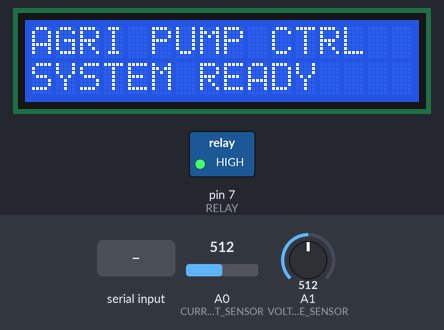
The sketch below on a simulated Arduino Uno, built with avr-gcc and run on an emulated ATmega328P. Shown: 16×2 character LCD, switched loads named in the sketch (green lamp = pin HIGH). The test bench sets the inputs (shaded band); at power-on: A0 (CURRENT_SENSOR) = 512, A1 (VOLTAGE_SENSOR) = 512. The modem accepts every AT command (registered, SIM ready, sends succeed) and sends nothing else; what the sketch prints to the serial monitor is not drawn.

Above: at 5.6 s.
5.7 s: "+DTMF: 1" received over the second serial link
At 6.4 s:
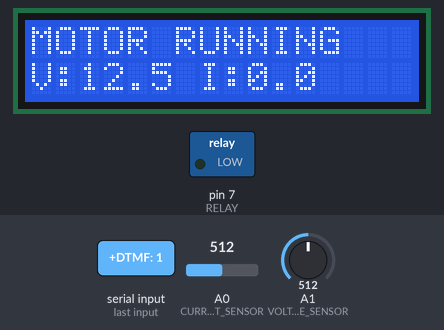
7.2 s: A0 (CURRENT_SENSOR) set to 716
At 8.1 s:
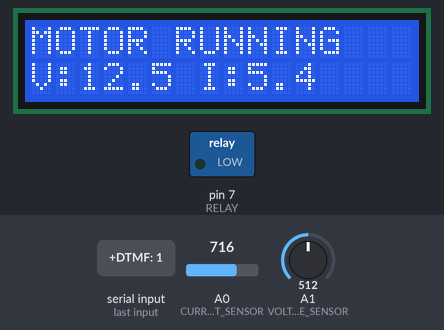
9.2 s: "RING" received over the second serial link
At 10.7 s:
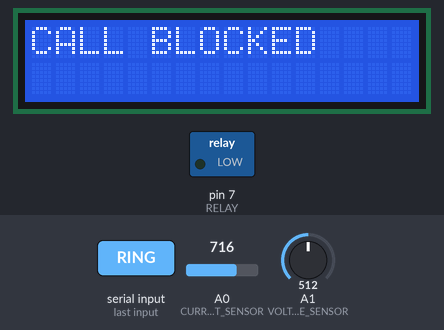
12.2 s: A1 (VOLTAGE_SENSOR) set to 716
At 15.0 s:
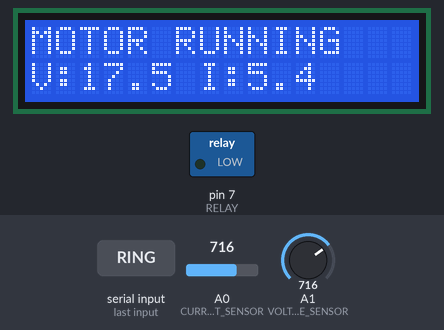
15.2 s: A0 (CURRENT_SENSOR) set to 900
At 18.0 s:
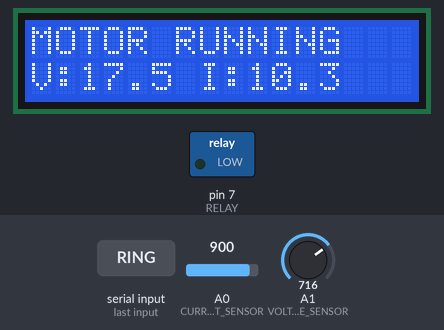
18.2 s: A1 (VOLTAGE_SENSOR) set to 900
At 21.8 s:
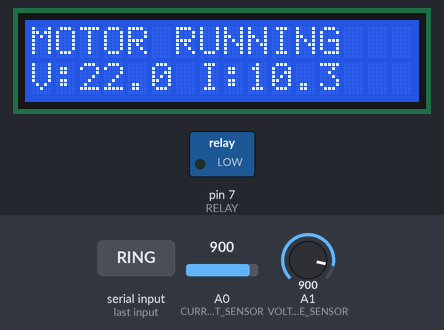
Timing chart, 0 to 22.2 s (numbered marks = the images above; inputs shaded):
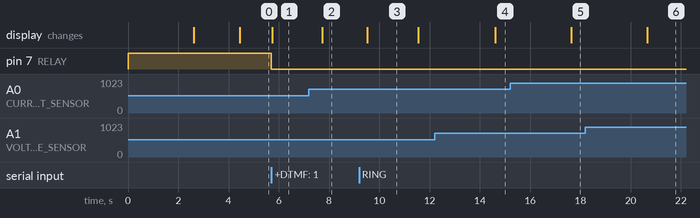

The sketch:

code.ino
```cpp
#include <SoftwareSerial.h>
#include <Wire.h>
#include <LiquidCrystal_I2C.h>

SoftwareSerial sim800(10, 11);   // RX, TX
LiquidCrystal_I2C lcd(0x27, 16, 2);

#define RELAY 7
#define CURRENT_SENSOR A0
#define VOLTAGE_SENSOR A1

// ==========================================
// 🚨 PRESENTATION WHITELIST NUMBERS
// ==========================================
const String allowedNumber1 = "+919611245387";
const String allowedNumber2 = "+917483725854";

bool motorState = false;
bool callActive = false;
String gsmData = "";
float voltage = 0.0;
float current = 0.0;

unsigned long lastSensorRead = 0;

// CENTRALIZED DISPLAY FUNCTION
void updateDisplay()
{
  lcd.clear();
  if (motorState)
  {
    lcd.setCursor(0, 0);
    lcd.print("MOTOR RUNNING");
    lcd.setCursor(0, 1);
    lcd.print("V:"); lcd.print(voltage, 1);
    lcd.print(" I:"); lcd.print(current, 1);
  }
  else
  {
    lcd.setCursor(0, 0);
    lcd.print("AGRI PUMP CTRL");
    lcd.setCursor(0, 1);
    lcd.print("SYSTEM READY");
  }
}

void motorON()
{
  digitalWrite(RELAY, LOW);
  motorState = true;
  readSensors();
  updateDisplay();
  Serial.println("MOTOR ON");
}

void motorOFF()
{
  digitalWrite(RELAY, HIGH);
  motorState = false;
  updateDisplay();
  Serial.println("MOTOR OFF");
}

void clearGSM()
{
  gsmData = "";
  while (sim800.available())
  {
    sim800.read();
  }
}

void deleteSMS()
{
  sim800.println("AT+CMGD=1,4");
}

void sendConfirmationSMS(String message)
{
  Serial.println("Sending SMS...");
  sim800.println("AT+CMGF=1");
  delay(200);
  sim800.print("AT+CMGS=\"");
  sim800.print(allowedNumber1);
  sim800.println("\"");
  delay(500);
  sim800.print(message);
  delay(200);
  sim800.write(26); // CTRL+Z
  delay(1000); // Give network time to process
  Serial.println("SMS Sent.");
}

void readSensors()
{
  int currentRaw = analogRead(CURRENT_SENSOR);
  int voltageRaw = analogRead(VOLTAGE_SENSOR);
  voltage = ((voltageRaw * 5.0) / 1023.0) * 5.0;
  current = ((currentRaw * 5.0) / 1023.0) - 2.5;
  current = current / 0.185;
  if(current < 0) current = -current;
}

bool waitForNetwork()
{
  unsigned long startTime = millis();
  while (millis() - startTime < 20000)
  {
    sim800.println("AT+CREG?");
    unsigned long t = millis();
    String response = "";
    while (millis() - t < 1000)
    {
      while (sim800.available()) response += (char)sim800.read();
    }
    if (response.indexOf("+CREG: 0,1") >= 0 || response.indexOf("+CREG: 0,5") >= 0) return true;
  }
  return false;
}

void setup()
{
  pinMode(RELAY, OUTPUT);
  digitalWrite(RELAY, HIGH);

  Serial.begin(9600);
  sim800.begin(9600);

  lcd.init();
  lcd.backlight();

  // WELCOME SCREEN
  lcd.clear();
  lcd.setCursor(4, 0);
  lcd.print("WELCOME");
  lcd.setCursor(1, 1);
  lcd.print("AGRI PUMP CTRL");
  delay(2500);

  lcd.clear();
  lcd.print("CHECKING");
  lcd.setCursor(0, 1);
  lcd.print("NETWORK...");

  // INITIALIZATION COMMANDS
  sim800.println("AT"); delay(100);
  sim800.println("AT+CSCS=\"GSM\""); delay(100); // Fixes SMS text issues
  sim800.println("AT+GSMBUSY=0"); delay(100);
  sim800.println("AT+CLIP=1"); delay(100);
  sim800.println("AT+DDET=1"); delay(100);
  sim800.println("AT+CMGF=1"); delay(100);
  sim800.println("AT+CNMI=1,2,0,0,0"); delay(100);

  if (waitForNetwork())
  {
    updateDisplay();
    Serial.println("NETWORK REGISTERED");
  }
  else
  {
    lcd.clear();
    lcd.print("NO NETWORK");
    Serial.println("NETWORK FAILED");
  }
  clearGSM();
}

void loop()
{
  while (sim800.available())
  {
    char c = sim800.read();
    gsmData += c;
    if (gsmData.length() > 150) gsmData = "";

    if (gsmData.indexOf("+DTMF: 1") >= 0)
    {
      sim800.println("ATH"); callActive = false; motorON();
      sendConfirmationSMS("Motor is RUNNING"); clearGSM(); return;
    }

    if (gsmData.indexOf("+DTMF: 2") >= 0)
    {
      sim800.println("ATH"); callActive = false; motorOFF();
      sendConfirmationSMS("Motor is OFF. System Ready"); clearGSM(); return;
    }

    if (gsmData.indexOf("+DTMF: 3") >= 0)
    {
      sim800.println("ATH"); callActive = false; readSensors();
      String statusMsg = motorState ? "Motor: ON | " : "Motor: OFF | ";
      statusMsg += "V: " + String(voltage, 1) + "V | I: " + String(current, 1) + "A";
      sendConfirmationSMS(statusMsg); clearGSM(); return;
    }
  }

  if (!callActive && (millis() - lastSensorRead > 3000))
  {
    readSensors();
    if(motorState) updateDisplay();
    lastSensorRead = millis();
  }

  if (gsmData.indexOf("RING") >= 0 && !callActive)
  {
    delay(300);
    while(sim800.available()) gsmData += (char)sim800.read();

    if (gsmData.indexOf(allowedNumber1) >= 0 || gsmData.indexOf(allowedNumber2) >= 0)
    {
      sim800.println("ATA"); callActive = true; lcd.clear(); lcd.print("CALL ACTIVE");
    }
    else
    {
      sim800.println("ATH"); lcd.clear(); lcd.print("CALL BLOCKED"); delay(2000); updateDisplay();
    }
    gsmData = "";
  }

  if (gsmData.indexOf("+CMT:") >= 0)
  {
    delay(200);
    while (sim800.available()) gsmData += (char)sim800.read();

    if (gsmData.indexOf(allowedNumber1) >= 0 || gsmData.indexOf(allowedNumber2) >= 0)
    {
      if (gsmData.indexOf("STATUS") >= 0)
      {
        readSensors(); sendConfirmationSMS("V:" + String(voltage,1) + " I:" + String(current,1));
        deleteSMS(); clearGSM();
      }
      else if (gsmData.indexOf("OFF") >= 0)
      {
        motorOFF(); deleteSMS(); clearGSM();
      }
      else if (gsmData.indexOf("ON") >= 0)
      {
        motorON(); deleteSMS(); clearGSM();
      }
    }
    else { deleteSMS(); clearGSM(); }
  }

  if (gsmData.indexOf("NO CARRIER") >= 0 || gsmData.indexOf("BUSY") >= 0)
  {
    callActive = false; updateDisplay(); clearGSM();
  }
}
```

Measured:
- after the input at 5.7 s, pin 7 (RELAY): HIGH → LOW at once; the display: changes after 0.05 s (image 1)
- after the input at 7.2 s, the display: changes after 0.52 s (image 2)
- after the input at 9.2 s, the display: changes after 0.32 s (image 3)
- after the input at 12.2 s, the display: changes after 2.4 s (image 4)
- after the input at 15.2 s, the display: changes after 2.4 s (image 5)
- after the input at 18.2 s, the display: changes after 2.5 s (image 6)
- what the display in image 3 shows lasts 2.0 s, from 9.5 s to 11.5 s
